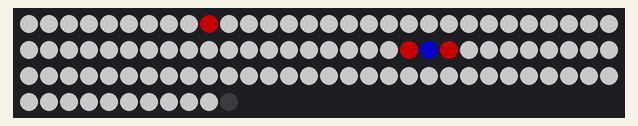
Bench run of a sketch on a simulated ATtiny85, built with avr-gcc and run on an emulated ATtiny85. On the bench: 101 RGB LEDs in strip order, left to right, continuing on the next row. Dim RGB values are drawn brighter than linear.

Above: at 2.2 s.
At 33.6 s:
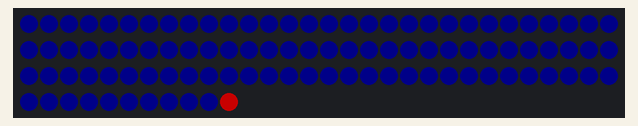

The sketch:

Run_usain.ino
```cpp
#include "Adafruit_WS2801.h"
#include "SPI.h" // Comment out this line if using Trinket or Gemma
#ifdef __AVR_ATtiny85__
 #include <avr/power.h>
#endif

uint8_t dataPin  = 2;    // Yellow wire on Adafruit Pixels
uint8_t clockPin = 3;    // Green wire on Adafruit Pixels
Adafruit_WS2801 strip = Adafruit_WS2801(101, dataPin, clockPin);
int p=200 ; // pausenzeit in ms
int rs=0 ;     // startfarbe
int gs=0 ;     // startfarbe
int bs=10 ;     // startfarbe

int rv=0 ;    //vor farbe
int gv=100 ;    //vor farbe
int bv=0 ;    //vor farbe

int rm=100 ;    //mitte farbe
int gm=100 ;    //mitte farbe
int bm=100 ;    //mitte farbe

int re=100 ;    //end farbe
int ge=000 ;    //end farbe
int be=000 ;    //end farbe
void setup() {
#if defined(__AVR_ATtiny85__) && (F_CPU == 16000000L)
  clock_prescale_set(clock_div_1); // Enable 16 MHz on Trinket
#endif
int y=0 ;
for(   y=0 ; y<101 ; y++)
 {
 strip.setPixelColor(y-1, 100,100,100);  // wilkommensfarbe
 strip.show();
 }
 delay (1000);
strip.begin();
 strip.setPixelColor(49, 100,0,0); //rot
 strip.setPixelColor(50, 00,0,100); //rot
 strip.setPixelColor(51, 100,0,0); //rot
 strip.show();

}


void loop() {

 ampel(7);  // Led der Ampel eintragen Achtung !! beginnt bei 1

int x=0 ;
  strip.begin();
 for(  x=0 ; x<101 ; x++)
 {
 strip.setPixelColor(x-1, rs,gs,bs); //strip.setPixelColor(x-2, rs,gs,bs);
 strip.setPixelColor(x, re,ge,be); //strip.setPixelColor(x-1, re,ge,be);
 strip.setPixelColor(x+1, rm,gm,bm);
 strip.setPixelColor(x+2, rm,gm,bm);
 strip.setPixelColor(x+3, rm,gm,bm);
 strip.setPixelColor(x+4, rv,gv,bv);
 strip.show();
 delay (p);
}
 delay (3000);
 for(  int z=0 ; z<101 ; z++)
 {
 strip.setPixelColor(z-1, 100,100,100);  // wilkommensfarbe
 strip.show();
 }
 delay (1000);
  for(  int a=0 ; a<101 ; a++)
 {
 strip.setPixelColor(a-1, 100,100,100);  // schwarz farbe
 strip.show();
 }

}

void ampel(int thepin){

 /* strip.begin();
 strip.setPixelColor(thepin, 100,0,0); //rot
 strip.show();
 delay (500);
   strip.begin();
 strip.setPixelColor(thepin, 0,0,0); //schwarz
 strip.show();
 delay (500);
  strip.begin();
 strip.setPixelColor(thepin, 100,100,0); //gelb
 strip.show();
 delay (500);
   strip.begin();
 strip.setPixelColor(thepin, 0,0,0); //schwarz
 strip.show();
 delay (500);
  strip.begin();
 strip.setPixelColor(thepin, 0,100,0);// gruen
 strip.show(); */
strip.begin();
 strip.setPixelColor(9, 100,0,0); //rot
 strip.show();
 delay (1000);
strip.begin();
 strip.setPixelColor(8, 100,0,0); //rot
 strip.show();
 delay (1000);
strip.begin();
 strip.setPixelColor(7, 100,0,0); //rot
 strip.show();
 delay (1000);
strip.begin();
 strip.setPixelColor(6, 100,0,0); //rot
 strip.show();
 delay (1000);
strip.begin();
 strip.setPixelColor(5, 100,0,0); //rot
 strip.show();
 delay (1000);
   for(  int r=10 ; r<101 ; r++)
 {
 strip.setPixelColor(r-1, 00,00,10);  // blau farbe
 strip.show();
 }
strip.begin();
 strip.setPixelColor(4, 100,0,0); //rot
 strip.show();
 delay (1000);
strip.begin();
 strip.setPixelColor(3, 100,0,0); //rot
 strip.show();
 delay (1000);
strip.begin();
 strip.setPixelColor(2, 100,0,0); //rot
 strip.show();
 delay (1000);


strip.begin();
 strip.setPixelColor(1, 100,100,0); //gelb
 strip.show();
 delay (1000);
strip.begin();
 strip.setPixelColor(1, 00,100,0); //grün
 strip.show();
}
//
```

Measured:
- what the display in image 1 shows lasts 4.4 s, from 33.5 s to 37.9 s
